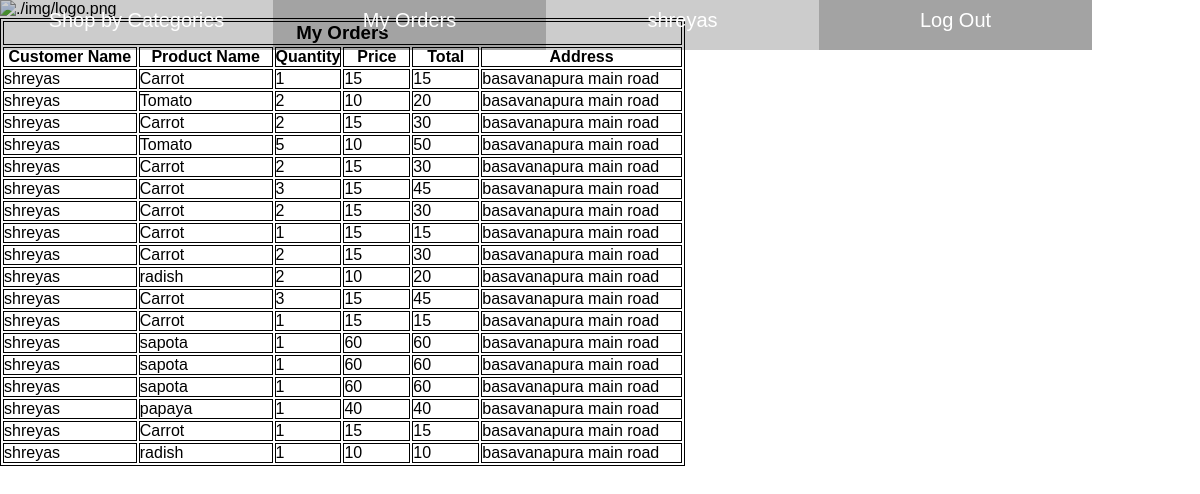
Screenshot of /orders.php (signed in) with the database file from the repository.
### tables this page shows
CREATE TABLE `cart` (
  `pname` varchar(100) NOT NULL,
  `quantity` int(10) NOT NULL,
  `price` int(100) NOT NULL,
  `pid` int(10) NOT NULL,
  `uid` int(10) NOT NULL
);

CREATE TABLE `users` (
  `uid` int(10) NOT NULL,
  `fname` varchar(10) NOT NULL,
  `email` varchar(10) NOT NULL,
  `password` varchar(10) NOT NULL,
  `sname` varchar(100) NOT NULL,
  `city` varchar(10) NOT NULL,
  `zcode` int(6) NOT NULL,
  `pnum` int(11) NOT NULL
);

### orders.php (the view, shortened to what this page needs)
<?php
include 'config.php';
$uid=$_SESSION['uid'];
$results=$mysqli->query("SELECT * FROM cart where uid='$uid'");
$resultad=$mysqli->query("SELECT sname FROM users where uid='$uid'");
$rn=mysqli_num_rows($results);
$resa=mysqli_fetch_array($resultad);
?>
<!DOCTYPE html>
<html lang="en">
<head>
    <link rel="stylesheet" href="sass/main.css">
</head>
<body>
<div class="menudrop">
<ul>
            <li id="mbtn">Shop by Categories</li>
                <?php
                if(isset($_SESSION['username'])){
                  echo '<li><a href="orders.php">My Orders</a></li>';
                ?>
                <li><?php echo $_SESSION['fname']; ?></li>
                <?php
                  echo '<li><a href="logout.php">Log Out</a></li>';
                }?>
        </ul>
    </div>
<img src="./img/logo.png" alt="./img/logo.png">
<table class="table" >
    <tr>
        <th colspan="6">
            <h3>My Orders</h3>
        </th>
    </tr>
    <tr>
        <th width="20%">Customer Name</th>
        <th width="20%">Product Name</th>
        <th width="10%">Quantity</th>
        <th width="10%">Price</th>
        <th width="10%">Total</th>
        <th width="30%">Address</th>
    </tr>
<?php
for($i=0;$i<$rn-1;$i++){
    $res=mysqli_fetch_array($results);?>
<tr>
    <td><?php echo $_SESSION['fname'];?></td>
    <td><?php echo $res['pname']; ?></td>
    <td><?php echo $res['quantity']; ?></td>
    <td><?php echo $res['price']; ?></td>
    <td><?php echo $res['price']*$res['quantity']; ?></td>
    <td><?php echo $resa['sname'];?></td>
</tr>
<?php } ?>
</table>
</body>
</html>

### sass/main.css (style rules this page uses)
* { margin: 0; padding: 0; font-family: 'Quicksand', sans-serif; }
body, html { height: 100%; }
body { background: #fff; position: relative; overflow: hidden; }
table, th, td { border: 1px solid black; }
body { overflow: visible; }
.menudrop { position: absolute; top: 0; left: 0; height: 100px; width: 100%; }
.menudrop ul { padding: 0px; width: 100%; }
.menudrop ul li { float: left; background-color: rgba(1, 1, 1, 0.2); color: white; width: 273px; font-size: 20px; height: 50px; line-height: 40px; list-style: none; text-align: center; opacity: 1; cursor: pointer; }
.menudrop ul li a { float: left; background-color: rgba(1, 1, 1, 0.2); color: white; width: 273px; font-size: 20px; height: 50px; line-height: 40px; list-style: none; text-align: center; opacity: 1; text-decoration: none; }

### rows the page displays
cart: pname "Carrot", quantity "1", price "15", $res['price']*$res['quantity'] "15", uid.sname "basavanapura main road"
cart: pname "Tomato", quantity "2", price "10", $res['price']*$res['quantity'] "20", uid.sname "basavanapura main road"
cart: pname "Carrot", quantity "2", price "15", $res['price']*$res['quantity'] "30", uid.sname "basavanapura main road"
cart: pname "Tomato", quantity "5", price "10", $res['price']*$res['quantity'] "50", uid.sname "basavanapura main road"
cart: pname "Carrot", quantity "2", price "15", $res['price']*$res['quantity'] "30", uid.sname "basavanapura main road"
cart: pname "Carrot", quantity "3", price "15", $res['price']*$res['quantity'] "45", uid.sname "basavanapura main road"
cart: pname "Carrot", quantity "2", price "15", $res['price']*$res['quantity'] "30", uid.sname "basavanapura main road"
cart: pname "Carrot", quantity "1", price "15", $res['price']*$res['quantity'] "15", uid.sname "basavanapura main road"
cart: pname "Carrot", quantity "2", price "15", $res['price']*$res['quantity'] "30", uid.sname "basavanapura main road"
cart: pname "radish", quantity "2", price "10", $res['price']*$res['quantity'] "20", uid.sname "basavanapura main road"
cart: pname "Carrot", quantity "3", price "15", $res['price']*$res['quantity'] "45", uid.sname "basavanapura main road"
cart: pname "Carrot", quantity "1", price "15", $res['price']*$res['quantity'] "15", uid.sname "basavanapura main road"
cart: pname "sapota", quantity "1", price "60", $res['price']*$res['quantity'] "60", uid.sname "basavanapura main road"
cart: pname "sapota", quantity "1", price "60", $res['price']*$res['quantity'] "60", uid.sname "basavanapura main road"
cart: pname "sapota", quantity "1", price "60", $res['price']*$res['quantity'] "60", uid.sname "basavanapura main road"
cart: pname "papaya", quantity "1", price "40", $res['price']*$res['quantity'] "40", uid.sname "basavanapura main road"
cart: pname "Carrot", quantity "1", price "15", $res['price']*$res['quantity'] "15", uid.sname "basavanapura main road"
cart: pname "radish", quantity "1", price "10", $res['price']*$res['quantity'] "10", uid.sname "basavanapura main road"

### other values shown
$_SESSION['fname'] "shreyas"
